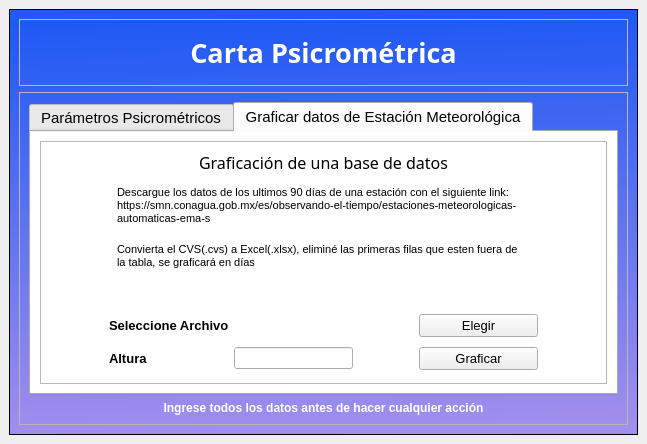
<?xml version="1.0" encoding="UTF-8"?>
<ui version="4.0">
 <class>MainWindow</class>
 <widget class="QMainWindow" name="MainWindow">
  <property name="geometry">
   <rect>
    <x>0</x>
    <y>0</y>
    <width>647</width>
    <height>444</height>
   </rect>
  </property>
  <property name="windowTitle">
   <string>MainWindow</string>
  </property>
  <widget class="QWidget" name="centralwidget">
   <layout class="QHBoxLayout" name="horizontalLayout">
    <item>
     <widget class="QFrame" name="main">
      <property name="styleSheet">
       <string notr="true">QFrame#main{	
background-color: qlineargradient(spread:reflect, x1:0.469, y1:0.0225455, x2:0.498, y2:1, stop:0 rgba(31, 89, 244, 255), stop:1 rgba(163, 143, 237, 255));
}

QWidget#calcular_valores{
background-color:white;
}
QWidget#graficar_datos{
background-color:white;
}</string>
      </property>
      <property name="frameShape">
       <enum>QFrame::StyledPanel</enum>
      </property>
      <property name="frameShadow">
       <enum>QFrame::Raised</enum>
      </property>
      <layout class="QVBoxLayout" name="verticalLayout" stretch="2,10">
       <item>
        <widget class="QFrame" name="frame_2">
         <property name="frameShape">
          <enum>QFrame::StyledPanel</enum>
         </property>
         <property name="frameShadow">
          <enum>QFrame::Raised</enum>
         </property>
         <layout class="QHBoxLayout" name="horizontalLayout_12">
          <item>
           <spacer name="horizontalSpacer_32">
            <property name="orientation">
             <enum>Qt::Horizontal</enum>
            </property>
            <property name="sizeHint" stdset="0">
             <size>
              <width>172</width>
              <height>20</height>
             </size>
            </property>
           </spacer>
          </item>
          <item>
           <widget class="QLabel" name="label_18">
            <property name="font">
             <font>
              <family>Corbel</family>
              <pointsize>20</pointsize>
              <weight>75</weight>
              <bold>true</bold>
             </font>
            </property>
            <property name="styleSheet">
             <string notr="true">color:white;</string>
            </property>
            <property name="text">
             <string>Carta Psicrométrica</string>
            </property>
            <property name="alignment">
             <set>Qt::AlignCenter</set>
            </property>
           </widget>
          </item>
          <item>
           <spacer name="horizontalSpacer_33">
            <property name="orientation">
             <enum>Qt::Horizontal</enum>
            </property>
            <property name="sizeHint" stdset="0">
             <size>
              <width>171</width>
              <height>20</height>
             </size>
            </property>
           </spacer>
          </item>
         </layout>
        </widget>
       </item>
       <item>
        <widget class="QFrame" name="frame_3">
         <property name="styleSheet">
          <string notr="true"/>
         </property>
         <property name="frameShape">
          <enum>QFrame::StyledPanel</enum>
         </property>
         <property name="frameShadow">
          <enum>QFrame::Raised</enum>
         </property>
         <layout class="QVBoxLayout" name="verticalLayout_2">
          <item>
           <widget class="QTabWidget" name="calculos">
            <property name="font">
             <font>
              <family>Arial</family>
              <pointsize>11</pointsize>
              <weight>50</weight>
              <bold>false</bold>
             </font>
            </property>
            <property name="styleSheet">
             <string notr="true">QPushButton#calcular:hover{
	background-color: qlineargradient(spread:reflect, x1:0.469, y1:0.0225455, x2:0.498, y2:1, stop:0.0568182 rgba(62, 232, 95, 255), stop:0.727273 rgba(8, 232, 62, 255), stop:0.960227 rgba(62, 232, 103, 255));
border: 1px solid white;
border-radius: 70px;
}</string>
            </property>
            <property name="currentIndex">
             <number>1</number>
            </property>
            <widget class="QWidget" name="calcular_valores">
             <attribute name="icon">
              <iconset>
               <normaloff>Botones/config-svgrepo-com.svg</normaloff>Botones/config-svgrepo-com.svg</iconset>
             </attribute>
             <attribute name="title">
              <string>Parámetros Psicrométricos</string>
             </attribute>
             <layout class="QVBoxLayout" name="verticalLayout_3">
              <item>
               <layout class="QHBoxLayout" name="horizontalLayout_2">
                <item>
                 <spacer name="horizontalSpacer_2">
                  <property name="orientation">
                   <enum>Qt::Horizontal</enum>
                  </property>
                  <property name="sizeHint" stdset="0">
                   <size>
                    <width>40</width>
                    <height>20</height>
                   </size>
                  </property>
                 </spacer>
                </item>
                <item>
                 <widget class="QLabel" name="label">
                  <property name="font">
                   <font>
                    <family>Adobe Heiti Std R</family>
                    <pointsize>12</pointsize>
                   </font>
                  </property>
                  <property name="text">
                   <string>Calcular Valores</string>
                  </property>
                 </widget>
                </item>
                <item>
                 <spacer name="horizontalSpacer">
                  <property name="orientation">
                   <enum>Qt::Horizontal</enum>
                  </property>
                  <property name="sizeHint" stdset="0">
                   <size>
                    <width>40</width>
                    <height>20</height>
                   </size>
                  </property>
                 </spacer>
                </item>
               </layout>
              </item>
              <item>
               <spacer name="verticalSpacer_2">
                <property name="orientation">
                 <enum>Qt::Vertical</enum>
                </property>
                <property name="sizeHint" stdset="0">
                 <size>
                  <width>20</width>
                  <height>0</height>
                 </size>
                </property>
               </spacer>
              </item>
              <item>
               <layout class="QHBoxLayout" name="horizontalLayout_3">
                <item>
                 <spacer name="horizontalSpacer_3">
                  <property name="orientation">
                   <enum>Qt::Horizontal</enum>
                  </property>
                  <property name="sizeHint" stdset="0">
                   <size>
                    <width>40</width>
                    <height>20</height>
                   </size>
                  </property>
                 </spacer>
                </item>
                <item>
                 <widget class="QLabel" name="label_2">
                  <property name="font">
                   <font>
                    <family>Arial</family>
                    <pointsize>10</pointsize>
                    <weight>75</weight>
                    <bold>true</bold>
                   </font>
                  </property>
                  <property name="text">
                   <string>Tbs °C</string>
                  </property>
                 </widget>
                </item>
                <item>
                 <widget class="QLineEdit" name="tbsc_"/>
                </item>
                <item>
                 <spacer name="horizontalSpacer_4">
                  <property name="orientation">
                   <enum>Qt::Horizontal</enum>
                  </property>
                  <property name="sizeHint" stdset="0">
                   <size>
                    <width>40</width>
                    <height>20</height>
                   </size>
                  </property>
                 </spacer>
                </item>
                <item>
                 <widget class="QLabel" name="label_3">
                  <property name="font">
                   <font>
                    <family>Arial</family>
                    <pointsize>10</pointsize>
                    <weight>75</weight>
                    <bold>true</bold>
                   </font>
                  </property>
                  <property name="text">
                   <string>Hr %</string>
                  </property>
                 </widget>
                </item>
                <item>
                 <widget class="QLineEdit" name="hr_"/>
                </item>
                <item>
                 <spacer name="horizontalSpacer_5">
                  <property name="orientation">
                   <enum>Qt::Horizontal</enum>
                  </property>
                  <property name="sizeHint" stdset="0">
                   <size>
                    <width>40</width>
                    <height>20</height>
                   </size>
                  </property>
                 </spacer>
                </item>
                <item>
                 <widget class="QLabel" name="label_4">
                  <property name="font">
                   <font>
                    <family>Arial</family>
                    <pointsize>10</pointsize>
                    <weight>75</weight>
                    <bold>true</bold>
                   </font>
                  </property>
                  <property name="text">
                   <string>Altura  msnm</string>
                  </property>
                 </widget>
                </item>
                <item>
                 <widget class="QLineEdit" name="z_"/>
                </item>
                <item>
                 <spacer name="horizontalSpacer_6">
                  <property name="orientation">
                   <enum>Qt::Horizontal</enum>
                  </property>
                  <property name="sizeHint" stdset="0">
                   <size>
                    <width>40</width>
                    <height>20</height>
                   </size>
                  </property>
                 </spacer>
                </item>
                <item>
                 <widget class="QPushButton" name="calcular">
                  <property name="minimumSize">
                   <size>
                    <width>50</width>
                    <height>30</height>
                   </size>
                  </property>
                  <property name="text">
                   <string/>
                  </property>
                  <property name="icon">
                   <iconset>
                    <normaloff>Botones/play-svgrepo-com.svg</normaloff>Botones/play-svgrepo-com.svg</iconset>
                  </property>
                  <property name="iconSize">
                   <size>
                    <width>30</width>
                    <height>16</height>
                   </size>
                  </property>
                 </widget>
                </item>
                <item>
                 <spacer name="horizontalSpacer_7">
                  <property name="orientation">
                   <enum>Qt::Horizontal</enum>
                  </property>
                  <property name="sizeHint" stdset="0">
                   <size>
                    <width>40</width>
                    <height>20</height>
                   </size>
                  </property>
                 </spacer>
                </item>
               </layout>
              </item>
              <item>
               <spacer name="verticalSpacer">
                <property name="orientation">
                 <enum>Qt::Vertical</enum>
                </property>
                <property name="sizeHint" stdset="0">
                 <size>
                  <width>20</width>
                  <height>2</height>
                 </size>
                </property>
               </spacer>
              </item>
              <item>
               <layout class="QHBoxLayout" name="horizontalLayout_4" stretch="1,2,4,1,2,4,1,2,4,1">
                <item>
                 <spacer name="horizontalSpacer_8">
                  <property name="orientation">
                   <enum>Qt::Horizontal</enum>
                  </property>
                  <property name="sizeHint" stdset="0">
                   <size>
                    <width>40</width>
                    <height>20</height>
                   </size>
                  </property>
                 </spacer>
                </item>
                <item>
                 <widget class="QLabel" name="label_5">
                  <property name="font">
                   <font>
                    <family>Arial</family>
                    <pointsize>10</pointsize>
                   </font>
                  </property>
                  <property name="text">
                   <string>Pv(Pa)</string>
                  </property>
                 </widget>
                </item>
                <item>
                 <widget class="QLineEdit" name="pv_"/>
                </item>
                <item>
                 <spacer name="horizontalSpacer_9">
                  <property name="orientation">
                   <enum>Qt::Horizontal</enum>
                  </property>
                  <property name="sizeHint" stdset="0">
                   <size>
                    <width>40</width>
                    <height>20</height>
                   </size>
                  </property>
                 </spacer>
                </item>
                <item>
                 <widget class="QLabel" name="label_6">
                  <property name="font">
                   <font>
                    <family>Arial</family>
                    <pointsize>10</pointsize>
                   </font>
                  </property>
                  <property name="text">
                   <string>W(kg/kg)</string>
                  </property>
                 </widget>
                </item>
                <item>
                 <widget class="QLineEdit" name="w_"/>
                </item>
                <item>
                 <spacer name="horizontalSpacer_10">
                  <property name="orientation">
                   <enum>Qt::Horizontal</enum>
                  </property>
                  <property name="sizeHint" stdset="0">
                   <size>
                    <width>40</width>
                    <height>20</height>
                   </size>
                  </property>
                 </spacer>
                </item>
                <item>
                 <widget class="QLabel" name="label_7">
                  <property name="font">
                   <font>
                    <family>Arial</family>
                    <pointsize>10</pointsize>
                   </font>
                  </property>
                  <property name="text">
                   <string>Tpr(°C)</string>
                  </property>
                 </widget>
                </item>
                <item>
                 <widget class="QLineEdit" name="tpr_"/>
                </item>
                <item>
                 <spacer name="horizontalSpacer_12">
                  <property name="orientation">
                   <enum>Qt::Horizontal</enum>
                  </property>
                  <property name="sizeHint" stdset="0">
                   <size>
                    <width>40</width>
                    <height>20</height>
                   </size>
                  </property>
                 </spacer>
                </item>
               </layout>
              </item>
              <item>
               <spacer name="verticalSpacer_3">
                <property name="orientation">
                 <enum>Qt::Vertical</enum>
                </property>
                <property name="sizeHint" stdset="0">
                 <size>
                  <width>20</width>
                  <height>0</height>
                 </size>
                </property>
               </spacer>
              </item>
              <item>
               <layout class="QHBoxLayout" name="horizontalLayout_5" stretch="1,2,4,1,2,4,1,2,4,1">
                <item>
                 <spacer name="horizontalSpacer_11">
                  <property name="orientation">
                   <enum>Qt::Horizontal</enum>
                  </property>
                  <property name="sizeHint" stdset="0">
                   <size>
                    <width>40</width>
                    <height>20</height>
                   </size>
                  </property>
                 </spacer>
                </item>
                <item>
                 <widget class="QLabel" name="label_8">
                  <property name="font">
                   <font>
                    <family>Arial</family>
                    <pointsize>10</pointsize>
                   </font>
                  </property>
                  <property name="text">
                   <string>Pvs(Pa)</string>
                  </property>
                 </widget>
                </item>
                <item>
                 <widget class="QLineEdit" name="pvs_"/>
                </item>
                <item>
                 <spacer name="horizontalSpacer_13">
                  <property name="orientation">
                   <enum>Qt::Horizontal</enum>
                  </property>
                  <property name="sizeHint" stdset="0">
                   <size>
                    <width>40</width>
                    <height>20</height>
                   </size>
                  </property>
                 </spacer>
                </item>
                <item>
                 <widget class="QLabel" name="label_9">
                  <property name="font">
                   <font>
                    <family>Arial</family>
                    <pointsize>10</pointsize>
                   </font>
                  </property>
                  <property name="text">
                   <string>Ws(kg/kg)</string>
                  </property>
                 </widget>
                </item>
                <item>
                 <widget class="QLineEdit" name="ws_"/>
                </item>
                <item>
                 <spacer name="horizontalSpacer_14">
                  <property name="orientation">
                   <enum>Qt::Horizontal</enum>
                  </property>
                  <property name="sizeHint" stdset="0">
                   <size>
                    <width>40</width>
                    <height>20</height>
                   </size>
                  </property>
                 </spacer>
                </item>
                <item>
                 <widget class="QLabel" name="label_10">
                  <property name="font">
                   <font>
                    <family>Arial</family>
                    <pointsize>10</pointsize>
                   </font>
                  </property>
                  <property name="text">
                   <string>Tbh(°C)</string>
                  </property>
                 </widget>
                </item>
                <item>
                 <widget class="QLineEdit" name="tbh_"/>
                </item>
                <item>
                 <spacer name="horizontalSpacer_15">
                  <property name="orientation">
                   <enum>Qt::Horizontal</enum>
                  </property>
                  <property name="sizeHint" stdset="0">
                   <size>
                    <width>40</width>
                    <height>20</height>
                   </size>
                  </property>
                 </spacer>
                </item>
               </layout>
              </item>
              <item>
               <spacer name="verticalSpacer_4">
                <property name="orientation">
                 <enum>Qt::Vertical</enum>
                </property>
                <property name="sizeHint" stdset="0">
                 <size>
                  <width>20</width>
                  <height>0</height>
                 </size>
                </property>
               </spacer>
              </item>
              <item>
               <layout class="QHBoxLayout" name="horizontalLayout_6" stretch="1,2,4,1,2,4,1,2,4,1">
                <item>
                 <spacer name="horizontalSpacer_16">
                  <property name="orientation">
                   <enum>Qt::Horizontal</enum>
                  </property>
                  <property name="sizeHint" stdset="0">
                   <size>
                    <width>40</width>
                    <height>20</height>
                   </size>
                  </property>
                 </spacer>
                </item>
                <item>
                 <widget class="QLabel" name="label_11">
                  <property name="font">
                   <font>
                    <family>Arial</family>
                    <pointsize>10</pointsize>
                   </font>
                  </property>
                  <property name="text">
                   <string>u</string>
                  </property>
                 </widget>
                </item>
                <item>
                 <widget class="QLineEdit" name="u_"/>
                </item>
                <item>
                 <spacer name="horizontalSpacer_17">
                  <property name="orientation">
                   <enum>Qt::Horizontal</enum>
                  </property>
                  <property name="sizeHint" stdset="0">
                   <size>
                    <width>40</width>
                    <height>20</height>
                   </size>
                  </property>
                 </spacer>
                </item>
                <item>
                 <widget class="QLabel" name="label_12">
                  <property name="font">
                   <font>
                    <family>Arial</family>
                    <pointsize>10</pointsize>
                   </font>
                  </property>
                  <property name="text">
                   <string>h(kJ/kg)</string>
                  </property>
                 </widget>
                </item>
                <item>
                 <widget class="QLineEdit" name="h_"/>
                </item>
                <item>
                 <spacer name="horizontalSpacer_18">
                  <property name="orientation">
                   <enum>Qt::Horizontal</enum>
                  </property>
                  <property name="sizeHint" stdset="0">
                   <size>
                    <width>40</width>
                    <height>20</height>
                   </size>
                  </property>
                 </spacer>
                </item>
                <item>
                 <widget class="QLabel" name="label_13">
                  <property name="font">
                   <font>
                    <family>Arial</family>
                    <pointsize>10</pointsize>
                   </font>
                  </property>
                  <property name="text">
                   <string>Ve</string>
                  </property>
                 </widget>
                </item>
                <item>
                 <widget class="QLineEdit" name="ve_"/>
                </item>
                <item>
                 <spacer name="horizontalSpacer_19">
                  <property name="orientation">
                   <enum>Qt::Horizontal</enum>
                  </property>
                  <property name="sizeHint" stdset="0">
                   <size>
                    <width>40</width>
                    <height>20</height>
                   </size>
                  </property>
                 </spacer>
                </item>
               </layout>
              </item>
              <item>
               <spacer name="verticalSpacer_5">
                <property name="orientation">
                 <enum>Qt::Vertical</enum>
                </property>
                <property name="sizeHint" stdset="0">
                 <size>
                  <width>20</width>
                  <height>9</height>
                 </size>
                </property>
               </spacer>
              </item>
              <item>
               <layout class="QHBoxLayout" name="horizontalLayout_7">
                <item>
                 <spacer name="horizontalSpacer_20">
                  <property name="orientation">
                   <enum>Qt::Horizontal</enum>
                  </property>
                  <property name="sizeHint" stdset="0">
                   <size>
                    <width>40</width>
                    <height>20</height>
                   </size>
                  </property>
                 </spacer>
                </item>
                <item>
                 <widget class="QPushButton" name="graficar">
                  <property name="minimumSize">
                   <size>
                    <width>50</width>
                    <height>30</height>
                   </size>
                  </property>
                  <property name="text">
                   <string/>
                  </property>
                  <property name="icon">
                   <iconset>
                    <normaloff>Botones/graph1-svgrepo-com.svg</normaloff>Botones/graph1-svgrepo-com.svg</iconset>
                  </property>
                  <property name="iconSize">
                   <size>
                    <width>30</width>
                    <height>16</height>
                   </size>
                  </property>
                 </widget>
                </item>
                <item>
                 <spacer name="horizontalSpacer_21">
                  <property name="orientation">
                   <enum>Qt::Horizontal</enum>
                  </property>
                  <property name="sizeHint" stdset="0">
                   <size>
                    <width>40</width>
                    <height>20</height>
                   </size>
                  </property>
                 </spacer>
                </item>
               </layout>
              </item>
              <item>
               <spacer name="verticalSpacer_6">
                <property name="orientation">
                 <enum>Qt::Vertical</enum>
                </property>
                <property name="sizeHint" stdset="0">
                 <size>
                  <width>20</width>
                  <height>12</height>
                 </size>
                </property>
               </spacer>
              </item>
             </layout>
            </widget>
            <widget class="QWidget" name="graficar_datos">
             <attribute name="icon">
              <iconset>
               <normaloff>Botones/server-svgrepo-com.svg</normaloff>Botones/server-svgrepo-com.svg</iconset>
             </attribute>
             <attribute name="title">
              <string>Graficar datos de Estación Meteorológica</string>
             </attribute>
             <layout class="QVBoxLayout" name="verticalLayout_4">
              <item>
               <widget class="QFrame" name="frame">
                <property name="frameShape">
                 <enum>QFrame::StyledPanel</enum>
                </property>
                <property name="frameShadow">
                 <enum>QFrame::Raised</enum>
                </property>
                <layout class="QVBoxLayout" name="verticalLayout_5" stretch="2,30,1,2,1,2,1">
                 <item>
                  <layout class="QHBoxLayout" name="horizontalLayout_8">
                   <item>
                    <spacer name="horizontalSpacer_23">
                     <property name="orientation">
                      <enum>Qt::Horizontal</enum>
                     </property>
                     <property name="sizeHint" stdset="0">
                      <size>
                       <width>40</width>
                       <height>20</height>
                      </size>
                     </property>
                    </spacer>
                   </item>
                   <item>
                    <widget class="QLabel" name="label_14">
                     <property name="font">
                      <font>
                       <family>Adobe Heiti Std R</family>
                       <pointsize>12</pointsize>
                      </font>
                     </property>
                     <property name="text">
                      <string>Graficación de una base de datos</string>
                     </property>
                    </widget>
                   </item>
                   <item>
                    <spacer name="horizontalSpacer_22">
                     <property name="orientation">
                      <enum>Qt::Horizontal</enum>
                     </property>
                     <property name="sizeHint" stdset="0">
                      <size>
                       <width>40</width>
                       <height>20</height>
                      </size>
                     </property>
                    </spacer>
                   </item>
                  </layout>
                 </item>
                 <item>
                  <layout class="QHBoxLayout" name="horizontalLayout_9" stretch="1,7,1">
                   <item>
                    <spacer name="horizontalSpacer_25">
                     <property name="orientation">
                      <enum>Qt::Horizontal</enum>
                     </property>
                     <property name="sizeHint" stdset="0">
                      <size>
                       <width>40</width>
                       <height>20</height>
                      </size>
                     </property>
                    </spacer>
                   </item>
                   <item>
                    <widget class="QTextBrowser" name="textBrowser">
                     <property name="font">
                      <font>
                       <family>Arial</family>
                       <pointsize>11</pointsize>
                      </font>
                     </property>
                     <property name="styleSheet">
                      <string notr="true">border:2px solid white;</string>
                     </property>
                     <property name="html">
                      <string>&lt;!DOCTYPE HTML PUBLIC &quot;-//W3C//DTD HTML 4.0//EN&quot; &quot;http://www.w3.org/TR/REC-html40/strict.dtd&quot;&gt;
&lt;html&gt;&lt;head&gt;&lt;meta name=&quot;qrichtext&quot; content=&quot;1&quot; /&gt;&lt;style type=&quot;text/css&quot;&gt;
p, li { white-space: pre-wrap; }
&lt;/style&gt;&lt;/head&gt;&lt;body style=&quot; font-family:'Arial'; font-size:11pt; font-weight:400; font-style:normal;&quot;&gt;
&lt;p style=&quot; margin-top:0px; margin-bottom:0px; margin-left:0px; margin-right:0px; -qt-block-indent:0; text-indent:0px;&quot;&gt;&lt;span style=&quot; font-family:'MS Shell Dlg 2'; font-size:8.25pt;&quot;&gt;Descargue los datos de los ultimos 90 días de una estación con el siguiente link:&lt;/span&gt;&lt;/p&gt;
&lt;p style=&quot; margin-top:0px; margin-bottom:0px; margin-left:0px; margin-right:0px; -qt-block-indent:0; text-indent:0px;&quot;&gt;&lt;span style=&quot; font-family:'MS Shell Dlg 2'; font-size:8.25pt;&quot;&gt;https://smn.conagua.gob.mx/es/observando-el-tiempo/estaciones-meteorologicas-automaticas-ema-s&lt;/span&gt;&lt;/p&gt;
&lt;p style=&quot;-qt-paragraph-type:empty; margin-top:0px; margin-bottom:0px; margin-left:0px; margin-right:0px; -qt-block-indent:0; text-indent:0px;&quot;&gt;&lt;br /&gt;&lt;/p&gt;
&lt;p style=&quot; margin-top:0px; margin-bottom:0px; margin-left:0px; margin-right:0px; -qt-block-indent:0; text-indent:0px;&quot;&gt;&lt;span style=&quot; font-family:'MS Shell Dlg 2'; font-size:8.25pt;&quot;&gt;Convierta el CVS(.cvs) a Excel(.xlsx), eliminé las primeras filas que esten fuera de la tabla, se graficará en días&lt;/span&gt;&lt;/p&gt;&lt;/body&gt;&lt;/html&gt;</string>
                     </property>
                    </widget>
                   </item>
                   <item>
                    <spacer name="horizontalSpacer_24">
                     <property name="orientation">
                      <enum>Qt::Horizontal</enum>
                     </property>
                     <property name="sizeHint" stdset="0">
                      <size>
                       <width>40</width>
                       <height>20</height>
                      </size>
                     </property>
                    </spacer>
                   </item>
                  </layout>
                 </item>
                 <item>
                  <spacer name="verticalSpacer_7">
                   <property name="orientation">
                    <enum>Qt::Vertical</enum>
                   </property>
                   <property name="sizeHint" stdset="0">
                    <size>
                     <width>20</width>
                     <height>40</height>
                    </size>
                   </property>
                  </spacer>
                 </item>
                 <item>
                  <layout class="QHBoxLayout" name="horizontalLayout_10" stretch="1,2,2,1,2,1">
                   <item>
                    <spacer name="horizontalSpacer_26">
                     <property name="orientation">
                      <enum>Qt::Horizontal</enum>
                     </property>
                     <property name="sizeHint" stdset="0">
                      <size>
                       <width>40</width>
                       <height>20</height>
                      </size>
                     </property>
                    </spacer>
                   </item>
                   <item>
                    <widget class="QLabel" name="label_15">
                     <property name="font">
                      <font>
                       <family>Arial</family>
                       <pointsize>10</pointsize>
                       <weight>75</weight>
                       <bold>true</bold>
                      </font>
                     </property>
                     <property name="text">
                      <string>Seleccione Archivo</string>
                     </property>
                    </widget>
                   </item>
                   <item>
                    <widget class="QLabel" name="file_name">
                     <property name="text">
                      <string/>
                     </property>
                    </widget>
                   </item>
                   <item>
                    <spacer name="horizontalSpacer_27">
                     <property name="orientation">
                      <enum>Qt::Horizontal</enum>
                     </property>
                     <property name="sizeHint" stdset="0">
                      <size>
                       <width>40</width>
                       <height>20</height>
                      </size>
                     </property>
                    </spacer>
                   </item>
                   <item>
                    <widget class="QPushButton" name="elegir">
                     <property name="font">
                      <font>
                       <family>Arial</family>
                       <pointsize>10</pointsize>
                      </font>
                     </property>
                     <property name="text">
                      <string>Elegir</string>
                     </property>
                    </widget>
                   </item>
                   <item>
                    <spacer name="horizontalSpacer_28">
                     <property name="orientation">
                      <enum>Qt::Horizontal</enum>
                     </property>
                     <property name="sizeHint" stdset="0">
                      <size>
                       <width>40</width>
                       <height>20</height>
                      </size>
                     </property>
                    </spacer>
                   </item>
                  </layout>
                 </item>
                 <item>
                  <spacer name="verticalSpacer_8">
                   <property name="orientation">
                    <enum>Qt::Vertical</enum>
                   </property>
                   <property name="sizeHint" stdset="0">
                    <size>
                     <width>20</width>
                     <height>40</height>
                    </size>
                   </property>
                  </spacer>
                 </item>
                 <item>
                  <layout class="QHBoxLayout" name="horizontalLayout_11" stretch="1,2,2,1,2,1">
                   <item>
                    <spacer name="horizontalSpacer_29">
                     <property name="orientation">
                      <enum>Qt::Horizontal</enum>
                     </property>
                     <property name="sizeHint" stdset="0">
                      <size>
                       <width>40</width>
                       <height>20</height>
                      </size>
                     </property>
                    </spacer>
                   </item>
                   <item>
                    <widget class="QLabel" name="label_17">
                     <property name="font">
                      <font>
                       <family>Arial</family>
                       <pointsize>10</pointsize>
                       <weight>75</weight>
                       <bold>true</bold>
                      </font>
                     </property>
                     <property name="text">
                      <string>Altura</string>
                     </property>
                    </widget>
                   </item>
                   <item>
                    <widget class="QLineEdit" name="altura_"/>
                   </item>
                   <item>
                    <spacer name="horizontalSpacer_30">
                     <property name="orientation">
                      <enum>Qt::Horizontal</enum>
                     </property>
                     <property name="sizeHint" stdset="0">
                      <size>
                       <width>40</width>
                       <height>20</height>
                      </size>
                     </property>
                    </spacer>
                   </item>
                   <item>
                    <widget class="QPushButton" name="graficar_">
                     <property name="font">
                      <font>
                       <family>Arial</family>
                       <pointsize>10</pointsize>
                      </font>
                     </property>
                     <property name="text">
                      <string>Graficar</string>
                     </property>
                    </widget>
                   </item>
                   <item>
                    <spacer name="horizontalSpacer_31">
                     <property name="orientation">
                      <enum>Qt::Horizontal</enum>
                     </property>
                     <property name="sizeHint" stdset="0">
                      <size>
                       <width>40</width>
                       <height>20</height>
                      </size>
                     </property>
                    </spacer>
                   </item>
                  </layout>
                 </item>
                 <item>
                  <spacer name="verticalSpacer_9">
                   <property name="orientation">
                    <enum>Qt::Vertical</enum>
                   </property>
                   <property name="sizeHint" stdset="0">
                    <size>
                     <width>20</width>
                     <height>40</height>
                    </size>
                   </property>
                  </spacer>
                 </item>
                </layout>
               </widget>
              </item>
             </layout>
            </widget>
           </widget>
          </item>
          <item>
           <widget class="QLabel" name="label_16">
            <property name="font">
             <font>
              <weight>75</weight>
              <bold>true</bold>
             </font>
            </property>
            <property name="styleSheet">
             <string notr="true">color:white;</string>
            </property>
            <property name="text">
             <string>Ingrese todos los datos antes de hacer cualquier acción</string>
            </property>
            <property name="alignment">
             <set>Qt::AlignCenter</set>
            </property>
           </widget>
          </item>
         </layout>
        </widget>
       </item>
      </layout>
     </widget>
    </item>
   </layout>
  </widget>
 </widget>
 <resources/>
 <connections/>
</ui>
